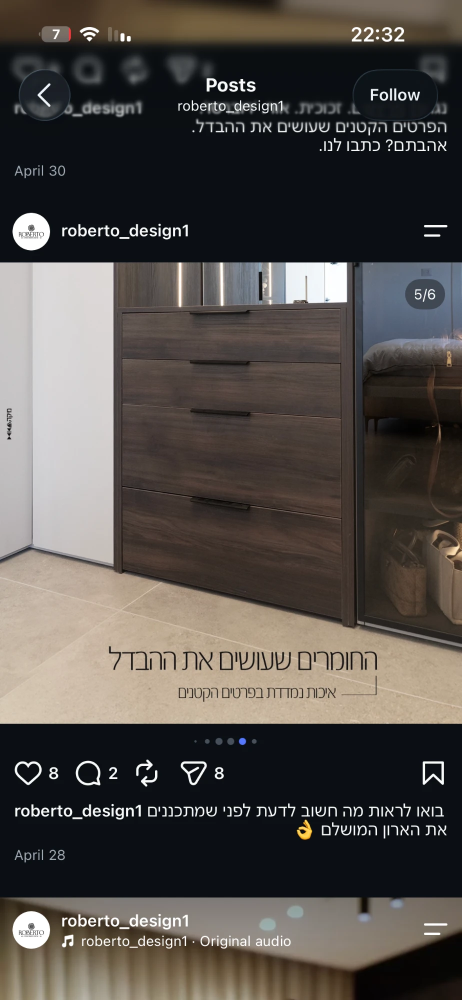
#> input picture knowledge/inspiration/post-examples-2/r3.webp, 923 x 2000 px (shown at 1/2 size)
$ python align.py ../../knowledge/inspiration/post-examples-2/r3.webp out.png out.png
#> lines starting #> are read from the running program, lines starting #| are printed output that depends on the picture; pictures that were not available may be replaced by others from this repository, and a replacement may not be noted
"""Align one photo onto another (same subject, slightly different framing/scale).

Usage:
  python3 -I studio/tools/align.py SRC DST OUT_WARPED [--matrix OUT.npy] [--roi x0,y0,x1,y1]

Estimates a similarity transform (rotation + uniform scale + shift) that maps SRC onto DST
with SIFT features + RANSAC, writes SRC warped into DST's pixel space, and optionally saves
the 2x3 matrix. --roi limits feature detection in SRC (e.g. to the product, away from UI marks).
Used for: closed/open photo pairs (door animation), original photo -> AI set-extension canvas.
"""
import argparse
import cv2
import numpy as np


def main():
    ap = argparse.ArgumentParser()
    ap.add_argument("src")
    ap.add_argument("dst")
    ap.add_argument("out")
    ap.add_argument("--matrix")
    ap.add_argument("--roi", help="x0,y0,x1,y1 in SRC pixels")
    a = ap.parse_args()

    src, dst = cv2.imread(a.src), cv2.imread(a.dst)
#> src is the input picture: shape (2000, 923, 3); mean B, G, R 73.7, 77.5, 82.3
    mask = None
    if a.roi:
        x0, y0, x1, y1 = map(int, a.roi.split(","))
        mask = np.zeros(src.shape[:2], np.uint8)
        mask[y0:y1, x0:x1] = 255
    sift = cv2.SIFT_create(6000)
    ks, ds = sift.detectAndCompute(cv2.cvtColor(src, cv2.COLOR_BGR2GRAY), mask)
#> ks = 2940 keypoints; strongest (x, y, size): (225, 1610, 2.9), (641, 300, 2.5), (778, 300, 2.7), (319, 449, 2.9)
    kd, dd = sift.detectAndCompute(cv2.cvtColor(dst, cv2.COLOR_BGR2GRAY), None)
#> kd has the same summary as ks
    good = [m for m, n in cv2.BFMatcher().knnMatch(ds, dd, k=2) if m.distance < 0.75 * n.distance]
#> good = 2940 matches
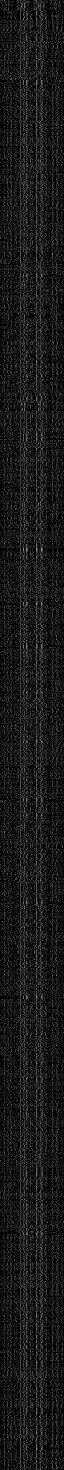
#> ds: shape (2940, 128) float32 (shown at 1/2 size); min 0, max 225, mean 25.2
    p_src = np.float32([ks[g.queryIdx].pt for g in good])
#> p_src = 2940 pairs, first value 12.52 to 920.2, second value 46.97 to 1943.1
    p_dst = np.float32([kd[g.trainIdx].pt for g in good])
#> p_dst has the same summary as p_src
    M, inliers = cv2.estimateAffinePartial2D(p_src, p_dst, ransacReprojThreshold=4)
#> M = [[1, 0, 0], [0, 1, 0]]; inliers = 2940 values from 1 to 1
    print(f"matches={len(good)} inliers={int(inliers.sum())} scale={np.hypot(M[0,0], M[1,0]):.4f}")
#| matches=2940 inliers=2940 scale=1.0000
    if int(inliers.sum()) < 20:
        print("WARNING: few inliers — check the result visually before using it")
    warped = cv2.warpAffine(src, M, (dst.shape[1], dst.shape[0]), flags=cv2.INTER_LANCZOS4,
                            borderMode=cv2.BORDER_REPLICATE)
    cv2.imwrite(a.out, warped, [cv2.IMWRITE_JPEG_QUALITY, 96])
    if a.matrix:
        np.save(a.matrix, M)


if __name__ == "__main__":
    main()

$ run again, on knowledge/inspiration/post-examples-2/r4.webp
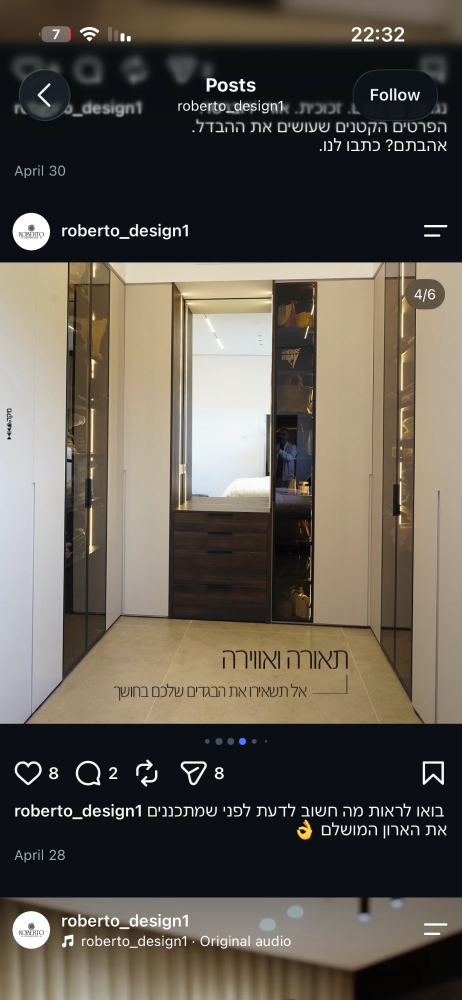
#> input picture knowledge/inspiration/post-examples-2/r4.webp, 923 x 2000 px (shown at 1/2 size)
#> in main, src is the input picture: shape (2000, 923, 3); mean B, G, R 79.1, 87.9, 94.1
#> ks = 3276 keypoints; strongest (x, y, size): (225, 1610, 2.9), (641, 300, 2.5), (778, 300, 2.7), (319, 449, 2.9)
#> kd has the same summary as ks
#> good = 3276 matches
#> in main, `good = [m for m, n in cv2.BFMatcher().knnMatch(ds, dd, k=2) if m.dista..`:
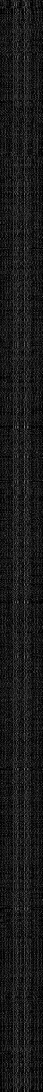
#> ds: shape (3276, 128) float32 (shown at 1/3 size); min 0, max 223, mean 25.1
#> p_src = 3276 pairs, first value 15.68 to 891.1, second value 46.96 to 1945.7
#> p_dst has the same summary as p_src
#> M = [[1, 0, 0], [0, 1, 0]]; inliers = 3276 values from 1 to 1
#| matches=3276 inliers=3276 scale=1.0000

$ run again, on knowledge/inspiration/post-examples-2/r5.webp
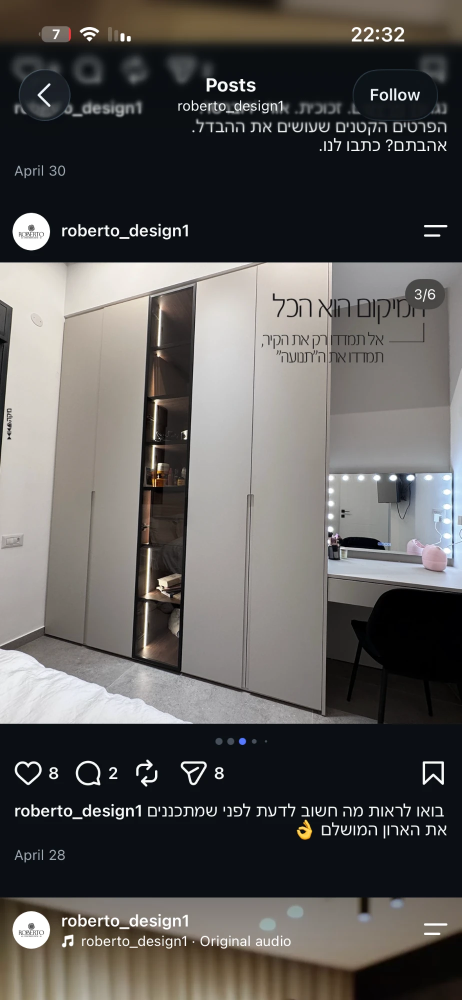
#> input picture knowledge/inspiration/post-examples-2/r5.webp, 923 x 2000 px (shown at 1/2 size)
#> in main, src is the input picture: shape (2000, 923, 3); mean B, G, R 86.5, 88.1, 90.2
#> ks = 3268 keypoints; strongest (x, y, size): (225, 1610, 2.9), (641, 300, 2.5), (778, 300, 2.7), (319, 449, 2.9)
#> kd has the same summary as ks
#> good = 3268 matches
#> in main, `good = [m for m, n in cv2.BFMatcher().knnMatch(ds, dd, k=2) if m.dista..`:
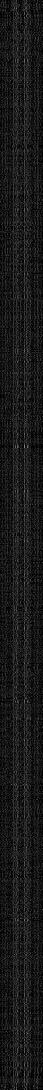
#> ds: shape (3268, 128) float32 (shown at 1/3 size); min 0, max 218, mean 25.1
#> p_src = 3268 pairs, first value 4.97 to 917.3, second value 46.99 to 1943.1
#> p_dst has the same summary as p_src
#> M = [[1, 0, 0], [0, 1, 0]]; inliers = 3268 values from 1 to 1
#| matches=3268 inliers=3268 scale=1.0000
